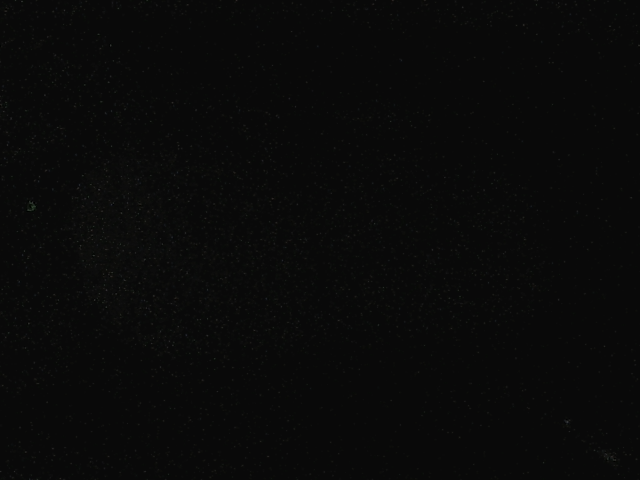
#> input picture image/T050_P130.png, 640 x 480 px, found by its file name
$ python Extract_points.py
#> lines starting #> are read from the running program, lines starting #| are printed output that depends on the picture; after the words box and inside, x2 and y2 are one past the last pixel; in counts of white or black regions, pixels touching at a corner belong together
import cv2
import numpy as np
import pandas as pd
import os
import re
from PIL import Image as PILImage

# =====================
# パス設定
# =====================

image_dir  = r"C:\Users\siro1\k22057nk\研究\line-laser-shoe-sole\image"
points_dir = r"C:\Users\siro1\k22057nk\研究\line-laser-shoe-sole\points"

os.makedirs(points_dir, exist_ok=True)

# =====================
# レーザー検出関数
# =====================

def detect_laser(img):
    """
    縦線のx座標をy行ごとに取得する
    赤さが最大のxを各y行で1点だけ取る
    """
    img_bright = cv2.convertScaleAbs(img, alpha=5.0, beta=30)

    hsv = cv2.cvtColor(img_bright, cv2.COLOR_BGR2HSV)

    mask1 = cv2.inRange(hsv, np.array([0,   80, 80]), np.array([15,  255, 255]))
    mask2 = cv2.inRange(hsv, np.array([160, 80, 80]), np.array([180, 255, 255]))
    mask  = cv2.bitwise_or(mask1, mask2)

    kernel = np.ones((3, 3), np.uint8)
    mask = cv2.morphologyEx(mask, cv2.MORPH_OPEN, kernel)

    red = img_bright[:, :, 2]  # 赤チャンネル

    points = []
    for y in range(mask.shape[0]):
        xs = np.where(mask[y, :] > 0)[0]
        if len(xs) == 0:
            continue
        # 赤さが最大のxを取得
        values = red[y, xs]
        x = xs[np.argmax(values)]
        points.append((int(x), int(y)))

    if len(points) < 10:
        return points

    # 外れ値除去（中央値±標準偏差）
    xs_arr = np.array([p[0] for p in points])
    x_median = np.median(xs_arr)
    x_std = np.std(xs_arr)
    points = [(x, y) for x, y in points if abs(x - x_median) < x_std * 1]

    return points

# =====================
# 全画像処理
# =====================

processed = 0
skipped   = 0

for fname in sorted(os.listdir(image_dir)):
    if not fname.endswith(".png"):
        continue
    if fname == "background.png":
        continue

    m = re.match(r"T(\d+)_P(\d+)\.png", fname)
    if not m:
        continue

    tilt_angle = int(m.group(1))
    pan_angle  = int(m.group(2))

    # 異常値スキップ
    if tilt_angle > 200:
        continue

    # Tiltスキャン（Pan=130固定）のみ使う
    if pan_angle != 130:
        continue

    fpath = os.path.join(image_dir, fname)

    try:
        img = cv2.cvtColor(np.array(PILImage.open(fpath)), cv2.COLOR_RGB2BGR)

        points = detect_laser(img)
#> in detect_laser, `img_bright = cv2.convertScaleAbs(img, alpha=5.0, beta=30)`:
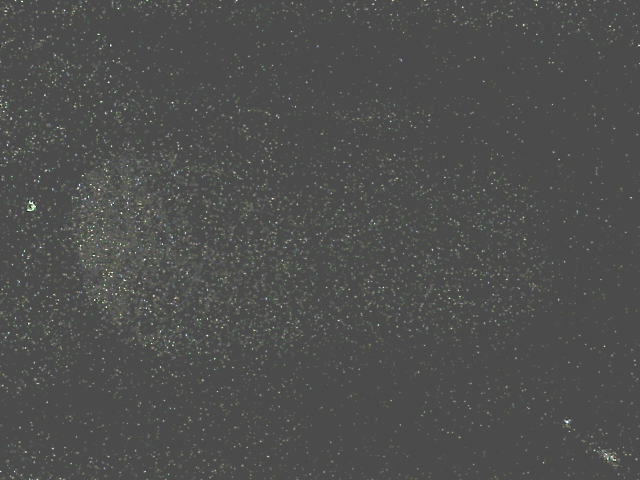
#> img_bright: shape (480, 640, 3); mean B, G, R 77.6, 78.8, 78.1
#> in detect_laser, `hsv = cv2.cvtColor(img_bright, cv2.COLOR_BGR2HSV)`: hsv: shape (480, 640, 3); mean H, S, V 8.6, 3.7, 78.8
#> in detect_laser, `mask1 = cv2.inRange(hsv, np.array([0,   80, 80]), np.array([15,  255, ..`: mask1: shape (480, 640); 0% white in thin lines or dots, all inside (x1, y1, x2, y2) = (176, 299, 177, 300)
#> in detect_laser, `mask2 = cv2.inRange(hsv, np.array([160, 80, 80]), np.array([180, 255, ..`: mask2: shape (480, 640); every value is 0
#> after the loop in detect_laser, `for y in range(mask.shape[0]):`: points = []
#> points = []
        print(f"{fname}: {len(points)}点, x中央値={int(np.median([p[0] for p in points])) if points else 'なし'}")
#| T050_P130.png: 0点, x中央値=なし

        if len(points) < 100:
            print(f"スキップ（点数不足）: {fname} ({len(points)}点)")
#| スキップ（点数不足）: T050_P130.png (0点)
            skipped += 1
            continue

        df = pd.DataFrame(points, columns=["x", "y"])
        out = os.path.join(points_dir, fname.replace(".png", ".csv"))
        df.to_csv(out, index=False)
        print(f"保存: {out}")

        processed += 1

    except Exception as e:
        print(f"エラー: {fname} → {e}")
        skipped += 1
#> pass 2 of the loop `for fname in sorted(os.listdir(image_dir)):`:
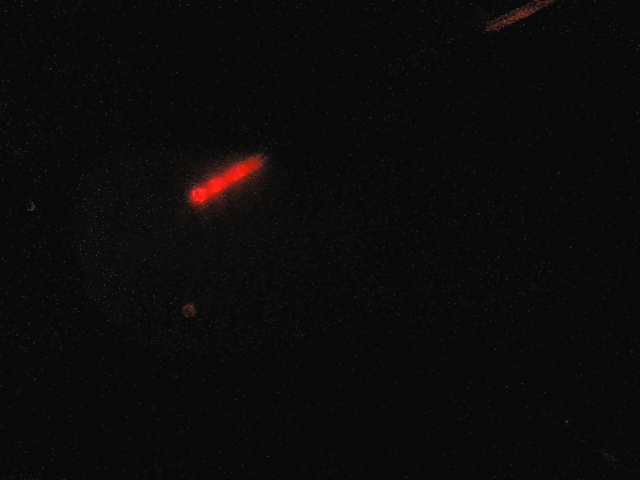
#> input picture image/T070_P130.png, 640 x 480 px, found by its file name
#> hsv: shape (480, 640, 3); mean H, S, V 10.2, 6.8, 83.3
#> in detect_laser (call 2), `mask1 = cv2.inRange(hsv, np.array([0,   80, 80]), np.array([15,  255, ..`:
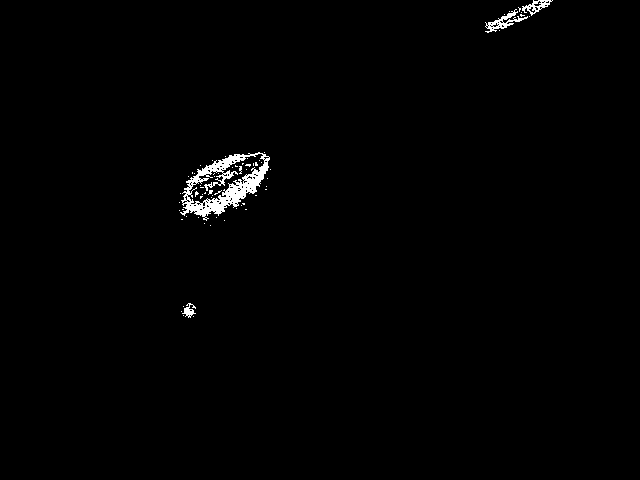
#> mask1: shape (480, 640); 0.94% white; 66 white regions (62 under 20 px), largest, box (x1, y1, x2, y2) and area: (180, 152, 270, 221) 2143, (485, 9, 528, 33) 289, (522, 0, 553, 16) 186, (182, 303, 196, 318) 97
#> mask2: shape (480, 640); 0.01% white in thin lines or dots, all inside (x1, y1, x2, y2) = (188, 2, 551, 192)
#> in detect_laser (call 2), `red = img_bright[:, :, 2]`:
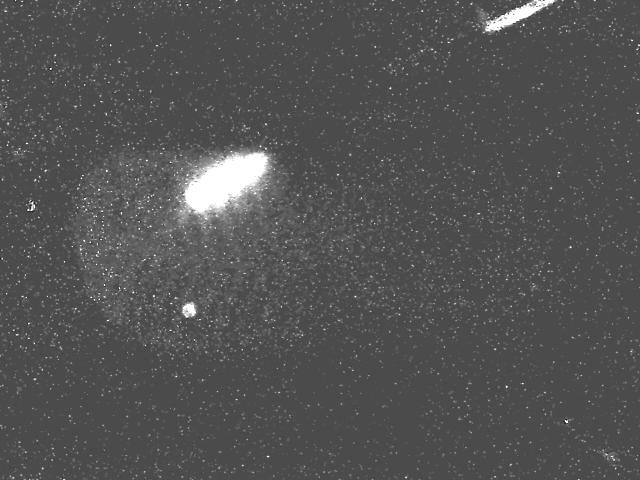
#> red: shape (480, 640); min 30, max 255, mean 82.5
#> the loop in detect_laser (call 2), `for y in range(mask.shape[0]):` made 480 passes
#> (xs, values, x) on passes 1 to 3: ([540, 541, 542, 543, 545, 546, 547], [120, 225, 220, 95, 255, 255, 255], 545), ([533, 534, 535, 536, 537, 540, 541, 542, 543, 545, 546, 547], [185, 205, 175, 195, 255, 255, 235, 235, 240, 255, 255, 255], 537), ([533, 534, 535, 536, 537], [180, 185, 150, 155, 255], 537)
#> after the loop in detect_laser (call 2), `for y in range(mask.shape[0]):`: points = 99 pairs, first value 184 to 545, second value 0 to 314
#> xs_arr = 99 values, max 545 at index 0, min 184 at index 92, mean 295.2
#> x_median = 221
#> x_std = 139
#> in detect_laser (call 2), `points = [(x, y) for x, y in points if abs(x - x_median) < x_std * 1]`: points = 71 pairs, first value 184 to 263, second value 154 to 314
#| T070_P130.png: 71点, x中央値=205
#| スキップ（点数不足）: T070_P130.png (71点)
#> pass 3 of the loop `for fname in sorted(os.listdir(image_dir)):`:
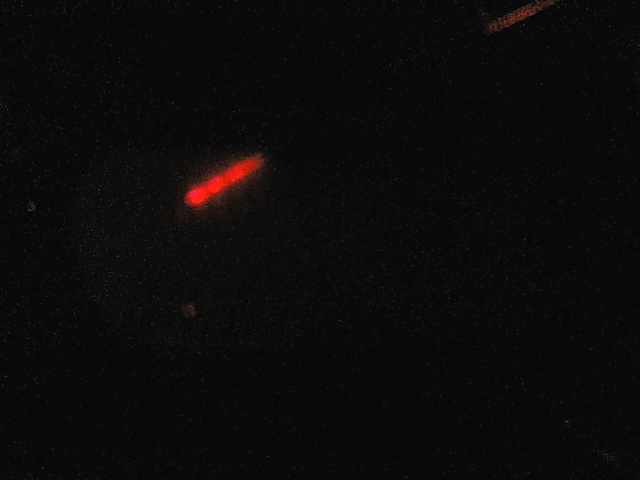
#> input picture image/T072_P130.png, 640 x 480 px, found by its file name
#> hsv: shape (480, 640, 3); mean H, S, V 11.8, 8, 84.7
#> in detect_laser (call 3), `mask1 = cv2.inRange(hsv, np.array([0,   80, 80]), np.array([15,  255, ..`:
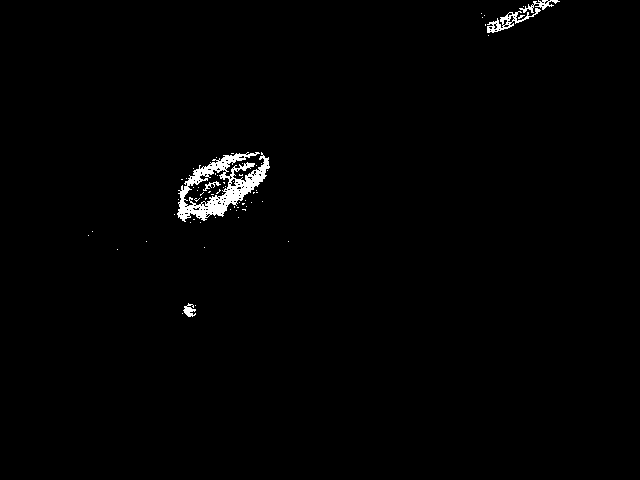
#> mask1: shape (480, 640); 1% white; 68 white regions (63 under 20 px), largest, box (x1, y1, x2, y2) and area: (177, 152, 270, 222) 2412, (487, 8, 541, 33) 342, (519, 0, 560, 13) 168, (183, 303, 196, 317) 102, (203, 181, 221, 191) 56
#> mask2: shape (480, 640); 0.01% white in thin lines or dots, all inside (x1, y1, x2, y2) = (197, 2, 554, 190)
#> in detect_laser (call 3), `red = img_bright[:, :, 2]`:
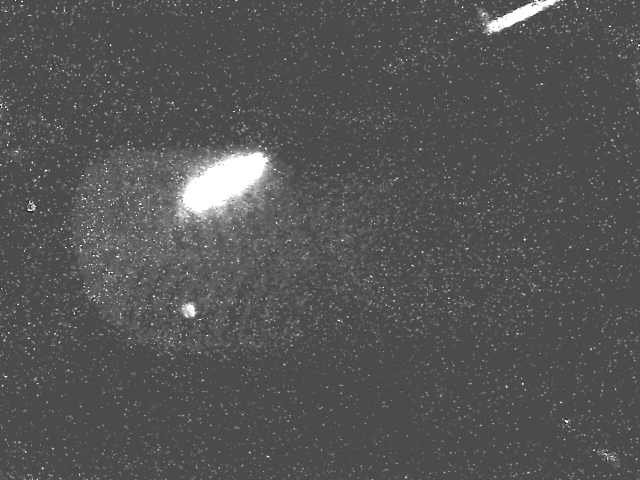
#> red: shape (480, 640); min 30, max 255, mean 83.8
#> the loop in detect_laser (call 3), `for y in range(mask.shape[0]):` made 480 passes
#> (xs, values, x) on passes 1 to 3: ([542, 543, 544, 545, 552, 553, 554, 555, 556, 557], [190, 160, 105, 145, 255, 255, 255, 225, 220, 205], 552), ([542, 543, 544, 545, 552, 553, 554, 555, 556, 557], [165, 175, 205, 250, 255, 255, 255, 205, 170, 175], 552), ([553, 554, 555, 556], [215, 200, 145, 105], 553)
#> after the loop in detect_laser (call 3), `for y in range(mask.shape[0]):`: points = 108 pairs, first value 180 to 553, second value 0 to 316
#> xs_arr = 108 values, max 553 at index 2, min 180 at index 92, mean 288
#> x_median = 207
#> x_std = 141.8
#> in detect_laser (call 3), `points = [(x, y) for x, y in points if abs(x - x_median) < x_std * 1]`: points = 78 pairs, first value 180 to 253, second value 153 to 316
#| T072_P130.png: 78点, x中央値=193
#| スキップ（点数不足）: T072_P130.png (78点)

print(f"\n処理完了: {processed}枚, スキップ: {skipped}枚")
